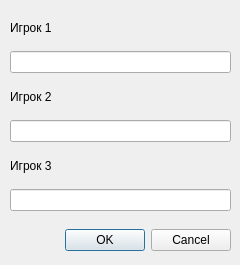
<?xml version="1.0" encoding="UTF-8"?>
<ui version="4.0">
 <class>getNames</class>
 <widget class="QDialog" name="getNames">
  <property name="geometry">
   <rect>
    <x>0</x>
    <y>0</y>
    <width>240</width>
    <height>265</height>
   </rect>
  </property>
  <property name="minimumSize">
   <size>
    <width>240</width>
    <height>265</height>
   </size>
  </property>
  <property name="maximumSize">
   <size>
    <width>240</width>
    <height>265</height>
   </size>
  </property>
  <property name="windowTitle">
   <string>Dialog</string>
  </property>
  <widget class="QDialogButtonBox" name="buttonBox">
   <property name="geometry">
    <rect>
     <x>0</x>
     <y>220</y>
     <width>231</width>
     <height>41</height>
    </rect>
   </property>
   <property name="orientation">
    <enum>Qt::Horizontal</enum>
   </property>
   <property name="standardButtons">
    <set>QDialogButtonBox::Cancel|QDialogButtonBox::Ok</set>
   </property>
  </widget>
  <widget class="QWidget" name="verticalLayoutWidget">
   <property name="geometry">
    <rect>
     <x>10</x>
     <y>10</y>
     <width>221</width>
     <height>201</height>
    </rect>
   </property>
   <layout class="QVBoxLayout" name="verticalLayout">
    <item>
     <widget class="QLabel" name="label">
      <property name="text">
       <string>Игрок 1</string>
      </property>
     </widget>
    </item>
    <item>
     <widget class="QLineEdit" name="NP1"/>
    </item>
    <item>
     <widget class="QLabel" name="label_2">
      <property name="text">
       <string>Игрок 2</string>
      </property>
     </widget>
    </item>
    <item>
     <widget class="QLineEdit" name="NP2"/>
    </item>
    <item>
     <widget class="QLabel" name="label_3">
      <property name="text">
       <string>Игрок 3</string>
      </property>
     </widget>
    </item>
    <item>
     <widget class="QLineEdit" name="NP3"/>
    </item>
   </layout>
  </widget>
 </widget>
 <resources/>
 <connections>
  <connection>
   <sender>buttonBox</sender>
   <signal>accepted()</signal>
   <receiver>getNames</receiver>
   <slot>accept()</slot>
   <hints>
    <hint type="sourcelabel">
     <x>248</x>
     <y>254</y>
    </hint>
    <hint type="destinationlabel">
     <x>157</x>
     <y>274</y>
    </hint>
   </hints>
  </connection>
  <connection>
   <sender>buttonBox</sender>
   <signal>rejected()</signal>
   <receiver>getNames</receiver>
   <slot>reject()</slot>
   <hints>
    <hint type="sourcelabel">
     <x>316</x>
     <y>260</y>
    </hint>
    <hint type="destinationlabel">
     <x>286</x>
     <y>274</y>
    </hint>
   </hints>
  </connection>
 </connections>
</ui>
